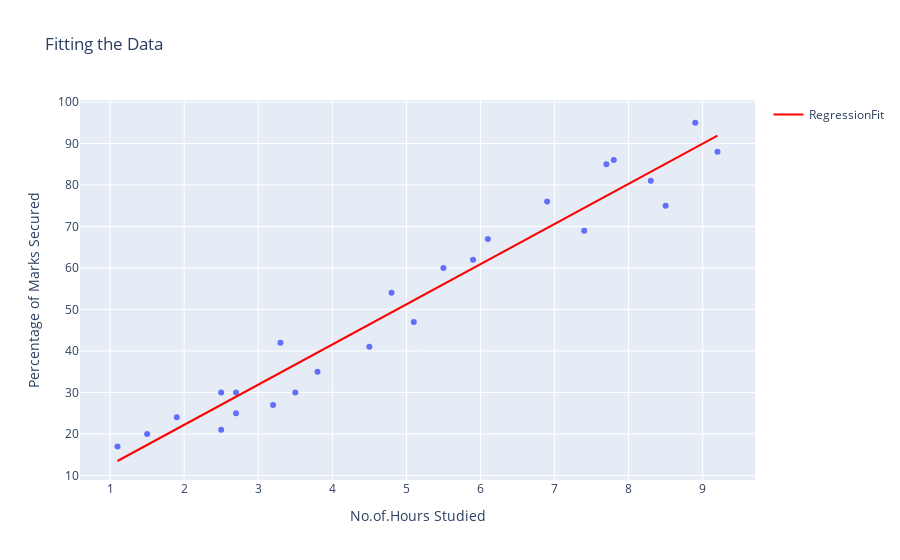

Notebook source saved alongside this figure:
### Code cell
import plotly.graph_objects as go
fig=px.scatter(data,x=data['Hours'],y=data['Scores'],
               labels={'Hours':'No.of.Hours Studied','Scores':'Percentage of Marks Secured'},
              title='Fitting the Data')
fig.add_trace(go.Scatter(x=X_train[:,0],y=lreg.predict(X_train),name='RegressionFit',
                         line=go.scatter.Line(color='red')))
fig.show()

### Figure 1 — Plotly figure (JSON) as saved in the notebook; plotly's stock layout.template omitted (floating-point values rounded to 4 significant figures)
{"data": [{"hovertemplate": "No.of.Hours Studied=%{x}<br>Percentage of Marks Secured=%{y}<extra></extra>", "legendgroup": "", "marker": {"color": "#636efa", "symbol": "circle"}, "mode": "markers", "name": "", "orientation": "v", "showlegend": false, "type": "scatter", "x": [2.5, 5.1, 3.2, 8.5, 3.5, 1.5, 9.2, 5.5, 8.3, 2.7, 7.7, 5.9, 4.5, 3.3, 1.1, 8.9, 2.5, 1.9, 6.1, 7.4, 2.7, 4.8, 3.8, 6.9, 7.8], "xaxis": "x", "y": [21, 47, 27, 75, 30, 20, 88, 60, 81, 25, 85, 62, 41, 42, 17, 95, 30, 24, 67, 69, 30, 54, 35, 76, 86], "yaxis": "y"}, {"line": {"color": "red"}, "name": "RegressionFit", "type": "scatter", "x": [2.7, 3.3, 5.1, 3.8, 1.5, 3.2, 4.5, 8.9, 8.5, 3.5, 2.7, 1.9, 4.8, 6.1, 7.8, 5.5, 7.7, 1.1, 7.4, 9.2], "y": [28.97, 34.78, 52.21, 39.62, 17.35, 33.81, 46.4, 89.0, 85.12, 36.71, 28.97, 21.22, 49.3, 61.89, 78.35, 56.08, 77.38, 13.48, 74.47, 91.9]}], "layout": {"legend": {"tracegroupgap": 0}, "title": {"text": "Fitting the Data"}, "xaxis": {"anchor": "y", "domain": [0, 1], "title": {"text": "No.of.Hours Studied"}}, "yaxis": {"anchor": "x", "domain": [0, 1], "title": {"text": "Percentage of Marks Secured"}}}}
